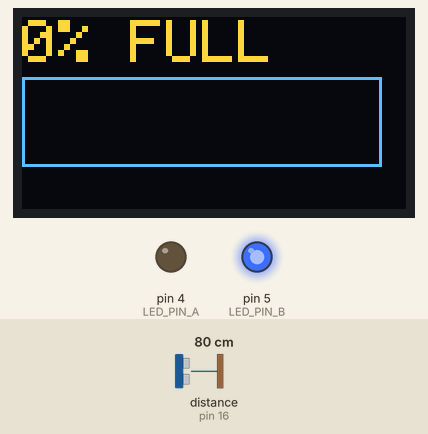
A sketch run on a simulated Arduino Uno, built with avr-gcc and run on an emulated ATmega328P. Shown: 128×64 one-colour display, output pins drawn as LEDs (lit = HIGH). Wiring (inferred from the names in the program): ultrasonic range finder: trigger pin 18; echo pin 16. Inputs (shaded band) come from the test bench; at power-on: distance to the obstacle (sensor on pin 16) 80 cm. The echo pulse lasts 58.3 µs per cm; the OLED is the two-colour kind (top 16 rows yellow); pins used as bus, display or sensor lines are not drawn; what the sketch prints to the serial monitor is not drawn.

Above: at 2.2 s.
2.3 s: distance to the obstacle (sensor on pin 16) set to 17 cm
At 2.8 s:
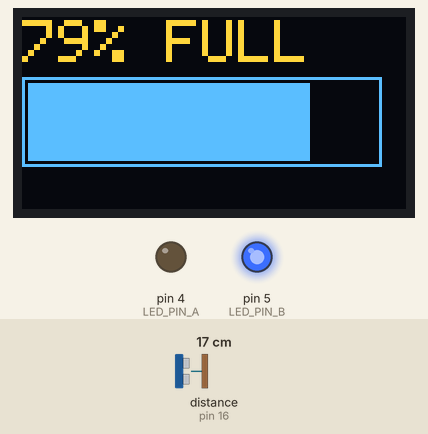
3.9 s: distance to the obstacle (sensor on pin 16) set to 14 cm
At 5.1 s:
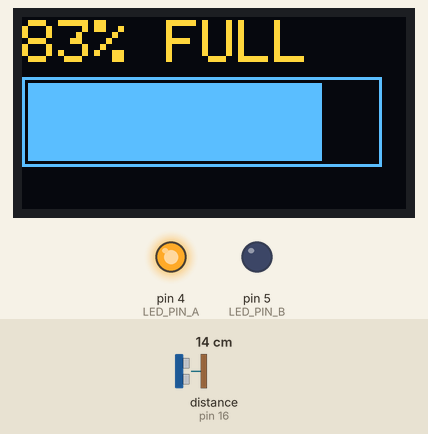
5.4 s: distance to the obstacle (sensor on pin 16) set to 18 cm
At 6.2 s:
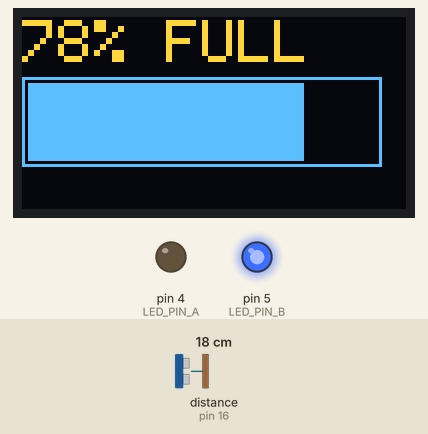
Timing chart, 0 to 8.4 s (numbered marks = the images above; inputs shaded):
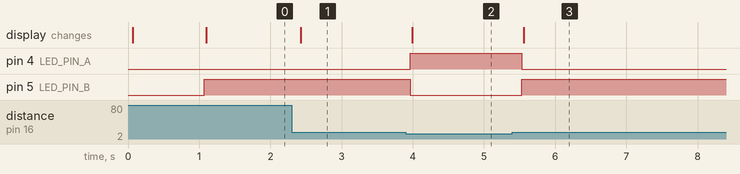

The sketch:

arduino.ino
```cpp
#include <SPI.h>
#include <Wire.h>
#include <Adafruit_GFX.h>
#include <Adafruit_SSD1306.h>
#include <math.h>
#include "util.hpp"
// #include "display.hpp"

#define SCREEN_WIDTH 128 // OLED display width, in pixels
#define SCREEN_HEIGHT 64 // OLED display height, in pixels

// Declaration for SSD1306 display connected using I2C
#define OLED_RESET -1 // Reset pin
#define SCREEN_ADDRESS 0x3C
Adafruit_SSD1306 display(SCREEN_WIDTH, SCREEN_HEIGHT, &Wire, OLED_RESET);

// OLED GPIO
// SDA 8
// SCK/SCL 9

// Ultrasound GPIO
#define TRIG_PIN_A 18
#define ECHO_PIN_A 16

// LED GPIO
#define LED_PIN_A 4
#define LED_PIN_B 5

struct Calibration
{
    float aStart = 0;
} calibration;

float readPinDistance(int trigPin, int echoPin)
{
    digitalWrite(trigPin, LOW);
    delayMicroseconds(2);
    digitalWrite(trigPin, HIGH);
    delayMicroseconds(10);
    digitalWrite(trigPin, LOW);

    long duration = pulseIn(echoPin, HIGH);
    return (duration * 0.0343) / 2;
}

void drawProgressbar(int x, int y, int width, int height, int progress)
{
    progress = progress > 100 ? 100 : progress; // set the progress value to 100
    progress = progress < 0 ? 0 : progress;     // start the counting to 0-100
    float bar = ((float)(width - 1) / 100) * progress;
    display.drawRect(x, y, width, height, WHITE);
    display.fillRect(x + 2, y + 2, bar, height - 4, WHITE); // initailize the graphics fillRect(int x, int y, int width, int height)
}

void setup()
{
    Serial.begin(115200);

    // Initialize the OLED object
    if (!display.begin(SSD1306_SWITCHCAPVCC, SCREEN_ADDRESS))
    {
        Serial.println(F("SSD1306 allocation failed"));
        for (;;)
            ; // Don't proceed, loop forever
    }

    // Initialise LED PINS
    pinMode(LED_PIN_A, OUTPUT); // sets the A digital pin of the Arduino in output mode
    pinMode(LED_PIN_B, OUTPUT); // sets the B digital pin of the Arduino in output mode

    // Clear the buffer.
    display.clearDisplay();

    // Ultrasonic Sensor
    pinMode(TRIG_PIN_A, OUTPUT);
    pinMode(ECHO_PIN_A, INPUT);
    calibration.aStart = readPinDistance(TRIG_PIN_A, ECHO_PIN_A);

    // Debug
    Serial.print("A Sensor Distance (cm): ");
    Serial.println(calibration.aStart);

    // Display Depth
    display.setTextSize(2);
    display.setTextColor(WHITE);
    display.setCursor(0, 22);
    display.print(calibration.aStart);
    display.print("cm");
    display.display();
    delay(1000);
    display.clearDisplay();
}

void loop()
{
    // Ultrasonic Measurement
    float distanceA = readPinDistance(TRIG_PIN_A, ECHO_PIN_A);
    int binLevel = (int)roundf(max(0.f, min((1 - (distanceA / calibration.aStart)), 1.f)) * 100.f);

    // Do Shit
    if (binLevel > 80)
    {
        // Light Red
        digitalWrite(LED_PIN_A, HIGH); // red LED lights up
        digitalWrite(LED_PIN_B, LOW);  // green LED goes out
    }
    else
    {
        // Light Green
        digitalWrite(LED_PIN_A, LOW);  // red LED lights up
        digitalWrite(LED_PIN_B, HIGH); // green LED goes out
    }

    // Debug
    serialPrintf("Raw Depth (cm): %f\n", distanceA);
    serialPrintf("Calculated Depth (cm): %f\n", abs(distanceA - calibration.aStart));

    // Progress Bar
    display.clearDisplay();
    display.setTextSize(2); // set font size to 2 you can set it up to 3
    display.setCursor(0, 1);
    display.setTextColor(WHITE);
    display.print(binLevel);
    display.print("% FULL");                   // set the word % FULL to be display on the oled
    drawProgressbar(0, 20, 120, 30, binLevel); // declare the graphics fillrect(int x, int y, int width, int height)
    display.display();
    delay(100);
}
```

util.hpp
```cpp
template <typename... Args>
void serialPrintf(const char *s, Args... args)
{
    static char buffer[255];
    sprintf(buffer, s, args...);
    Serial.print(buffer);
}
```

Measured:
- the behaviour switches between 16 and 15 cm on distance to the obstacle (sensor on pin 16) (found by bisection; images 1 and 2)
- after the input at 2.3 s, the display: changes after 0.13 s (image 1)
- after the input at 3.9 s, pin 4 (LED_PIN_A): LOW → HIGH after 0.06 s; pin 5 (LED_PIN_B): HIGH → LOW after 0.06 s; the display: changes after 0.09 s (image 2)
- after the input at 5.4 s, pin 4 (LED_PIN_A): HIGH → LOW after 0.13 s; pin 5 (LED_PIN_B): LOW → HIGH after 0.13 s; the display: changes after 0.16 s (image 3)
